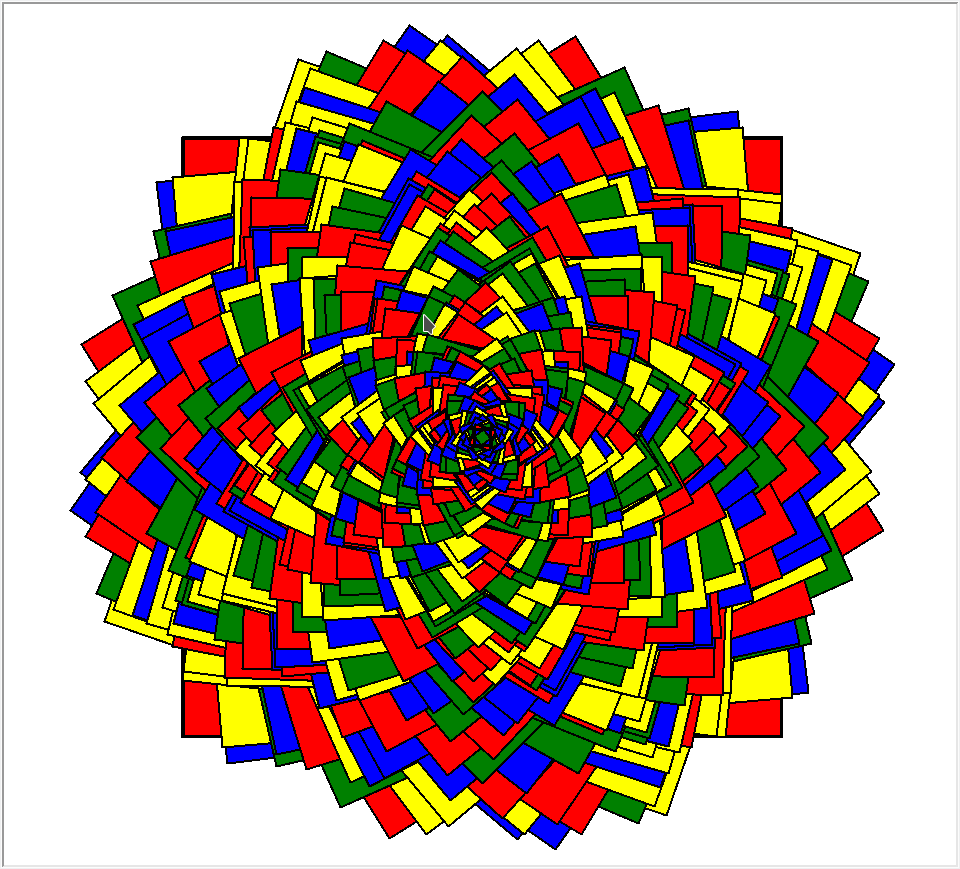

The Python source for this figure:
import turtle
import random

tina = turtle.Turtle(shape="turtle")
turtle.tracer(False)

def quadrat(seite, farbe):
    position = tina.position()
    tina.penup()

    tina.forward(seite / 2)
    tina.right(90)
    tina.forward(seite / 2)

    tina.fillcolor(farbe)
    tina.begin_fill()
    tina.pensize(2)
    tina.pendown()
    for i in range(4):
        tina.right(90)
        tina.forward(seite)
    tina.end_fill()

    tina.penup()
    tina.setposition(position)

seite = turtle.numinput("Quadrate", "Wie groß soll das größte Quadrat sein?")
aenderung = turtle.numinput("Quadrate", "Wie viel kleiner sollen die Quadrate werden?")


while seite > 10:
    quadrat(seite, random.choice(["red", "blue", "yellow", "green"]))
    seite = seite - aenderung
    tina.right(random.randint(0, 90))

turtle.Screen().exitonclick()
